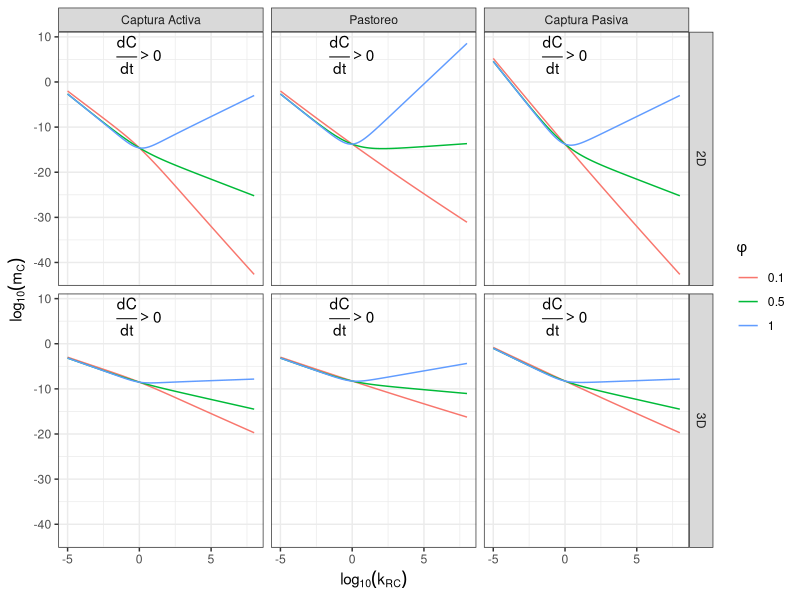
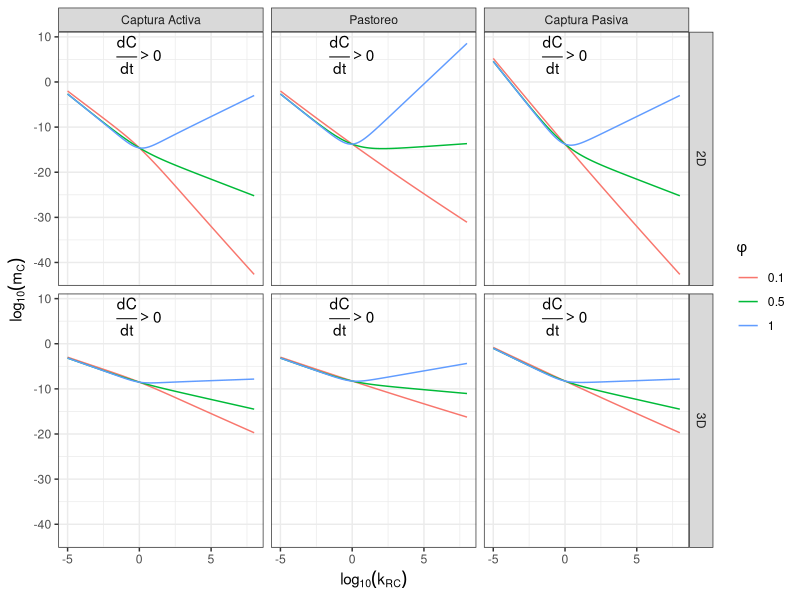

Reproduce these figures in R, in order.


## Biomecanic constants

pv = 0.26
pd2D = 0.21
pd3D = 0.2
a02D = 10**(-3.08)
a03D = 10**(-1.77)

## Metabolic constant

b = 0.75
q0 = 4.15e-8

##
# Function to calculate the necessary mass for the consumer to invade a system in which is resource
# is at carrying capacity K. It uses the relationships derived in Pawar et.al 2012
# D : Dimension of the space in which the interaction takes place
# phi: measures the decay in the probability of capture following an encounter with respect to increases in the size ratio
# krc: size ratio resource / consumer
# f: function that captures the influence of the size ratio over the search rate of the consumer
# fm: foraging mode of the predator
# e: conversion efficiency  biomass resource \to biomass predator
# k0: basal productivity of the habitat, take note that changes in k0 \to ck0, moves the graph of (krc,Inv(krc)) by :
# -log10(c)*1/(hr + 1 - 2 *b)
##
InvasibilityRC <- function(krc, D, k0, e, f, fm, phi){
    Dim <- ifelse(c(D==2,D==2),c(pd2D, a02D), c(pd3D, a03D))
    pd <- Dim[1]
    a0 <- Dim[2]
    hr = pv + 2*pd*(D-1)
    chi1 = e*k0*a0*f(krc, D, pv, pd, fm, phi)*krc**(1-b)
    exp = hr + 1 - 2*b
    return ((q0/chi1)**(1/exp))
}


##
#Function that computes the influence of the size ratios over the search rate of the consumer
#fm: foraging mode, available modes : "Active", "Passive" and "Sit-Wait"
#D: Dimension of the habitat.
#pd,pv: biomechanical constants, pd is influences by D
#phi: as defined in InvasibilityRC
##
f <- function(k, D, pv, pd, fm, phi){
    Pi = 1 / (1 + k**phi)
    c = k**((D-1)*pd)
    val <- ifelse(fm == "Ac",sqrt(1 + k**(2*pv))*c*Pi,ifelse(fm == "Sw", (k**pv)*c*Pi , ifelse(fm == "Gr", c*Pi , NA)))
    return (val)
}


##
##Auxiliary function to set the initial D and k0 vectors                                     
##
assingD <- function(i,n){
    if( i <= n)
        return (2)
    else
        return (3)
}

e = 0.3
n = 700
k0 = 300
D = 3
fm = "Ac"
phi = 5

## Construct parameter set, for an initial list of parameter values
ConstructParamSet <- function(params){
    for(i in seq(2, length(params))){
        params = CombParams(params,i)
    }
    return(params)
}
##
# Assuming the same number of rows for all the list elements before i,
# add a new level of combination for the values in column i. The idea is
# to expand vertically each row until i to encompass all possible values of i
##
CombParams <- function(params, i){
    n <- length(params[[i]])
    params[[i]] <- rep(params[[i]],length(params[[1]]))
    for(j in seq(1,i-1)){
        params[[j]] <- as.vector(sapply(params[[j]], rep, n))
    }
    return(params)        
}

## Parameters especifications
D <- c(2,3)
phi <- c(0.1, 0.5, 1.0)
kLims <- c(-5,8)
kRange <- kLims[2]-kLims[1]
krc <- 10**seq(-5,8,kRange/n)
fm <- c("Ac", "Gr", "Sw")
# set parameter set
params <- list(D = D, phi = phi, krc = krc, fm = fm)
params <- ConstructParamSet(params)
k0 <- ifelse(params$D == 2 , 0.1, 30)
params$k0 = k0
# get mc
mc <-  InvasibilityRC(params$krc,params$D,params$k0,e,f,params$fm,params$phi)
mr <- krc*mc
# set main data frame for plotting
M <- data.frame(MassC =  mc , MassR = mr, krc = params$krc , Dim = factor(params$D), Prod = factor(params$k0), phi = factor(params$phi), ForagingMode = factor(params$fm))
levels(M$Dim) <- c("2D","3D")
levels(M$ForagingMode) <-  c("Captura Activa", "Pastoreo", "Captura Pasiva")

# plot
library(ggplot2)

Plot <-  ggplot(M,aes(x= log10(krc), y = log10(MassC),color = phi))  + geom_line() + facet_grid(Dim~ForagingMode) + xlab(expression(log[10](k[RC]))) + ylab(expression(log[10](m[C]))) + labs(colour = expression(phi)) + annotate("text", x = 0 , y = 6 , label= "frac(dC,dt) > 0",color = "black", fontface = "italic" , parse = TRUE) + theme_bw()

Plot
ggsave("R-CInv.pdf",limitsize=FALSE, height = 8, width = 8)  
